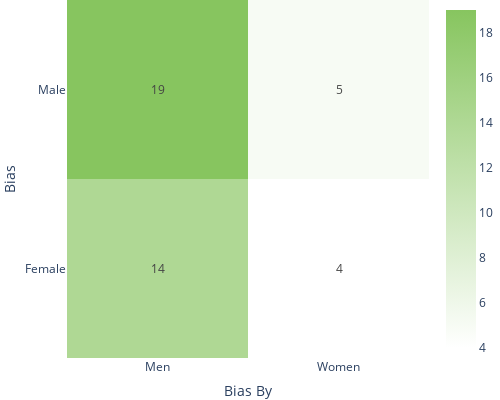

Source (notebook cell):
### Markdown cell above
#### Confusion matrix of biases

### Code cell
# Count unique values in 'bias' and 'bias_by' columns, ignoring 'Equal'
# Create confusion matrix, ignoring 'Equal'
conf_matrix_hu = pd.crosstab(
    df_ttest_sorted.loc[df_ttest_sorted['bias'] != 'Equal', 'bias'],
    df_ttest_sorted.loc[df_ttest_sorted['bias_by'] != 'Equal', 'bias_by']
)

# Plot confusion matrix with plotly
fig = go.Figure(data=go.Heatmap(
    z=conf_matrix_hu.values,
    x=conf_matrix_hu.columns,
    y=conf_matrix_hu.index,
    colorscale=hungarian_color_scale,
    text=conf_matrix_hu.values,
    texttemplate="%{text}",
    hovertemplate="Bias: %{y}<br>Bias By: %{x}<br>Count: %{z}<extra></extra>"
))

fig.update_layout(
    margin=dict(l=0, r=0, t=0, b=0),
    title="Confusion Matrix of Biases",
    xaxis_title="Bias By",
    yaxis_title="Bias",
    width=500,
    height=400
)

# Show
fig.show()

# Save confusion matrix as HTML and image
# fig.write_html('confusion_matrix_hu.html')
# fig.write_image('confusion_matrix_hu.png', scale=3, width=550, height=400)

### Figure 1 — Plotly figure (JSON) as saved in the notebook; plotly's stock layout.template omitted (floating-point values rounded to 4 significant figures)
{"data": [{"colorscale": [[0, "white"], [1, "#87c55f"]], "hovertemplate": "Bias: %{y}<br>Bias By: %{x}<br>Count: %{z}<extra></extra>", "text": [[14, 4], [19, 5]], "texttemplate": "%{text}", "type": "heatmap", "x": ["Men", "Women"], "y": ["Female", "Male"], "z": [[14, 4], [19, 5]]}], "layout": {"height": 400, "margin": {"b": 0, "l": 0, "r": 0, "t": 0}, "title": {"text": "Confusion Matrix of Biases"}, "width": 500, "xaxis": {"title": {"text": "Bias By"}}, "yaxis": {"title": {"text": "Bias"}}}}
